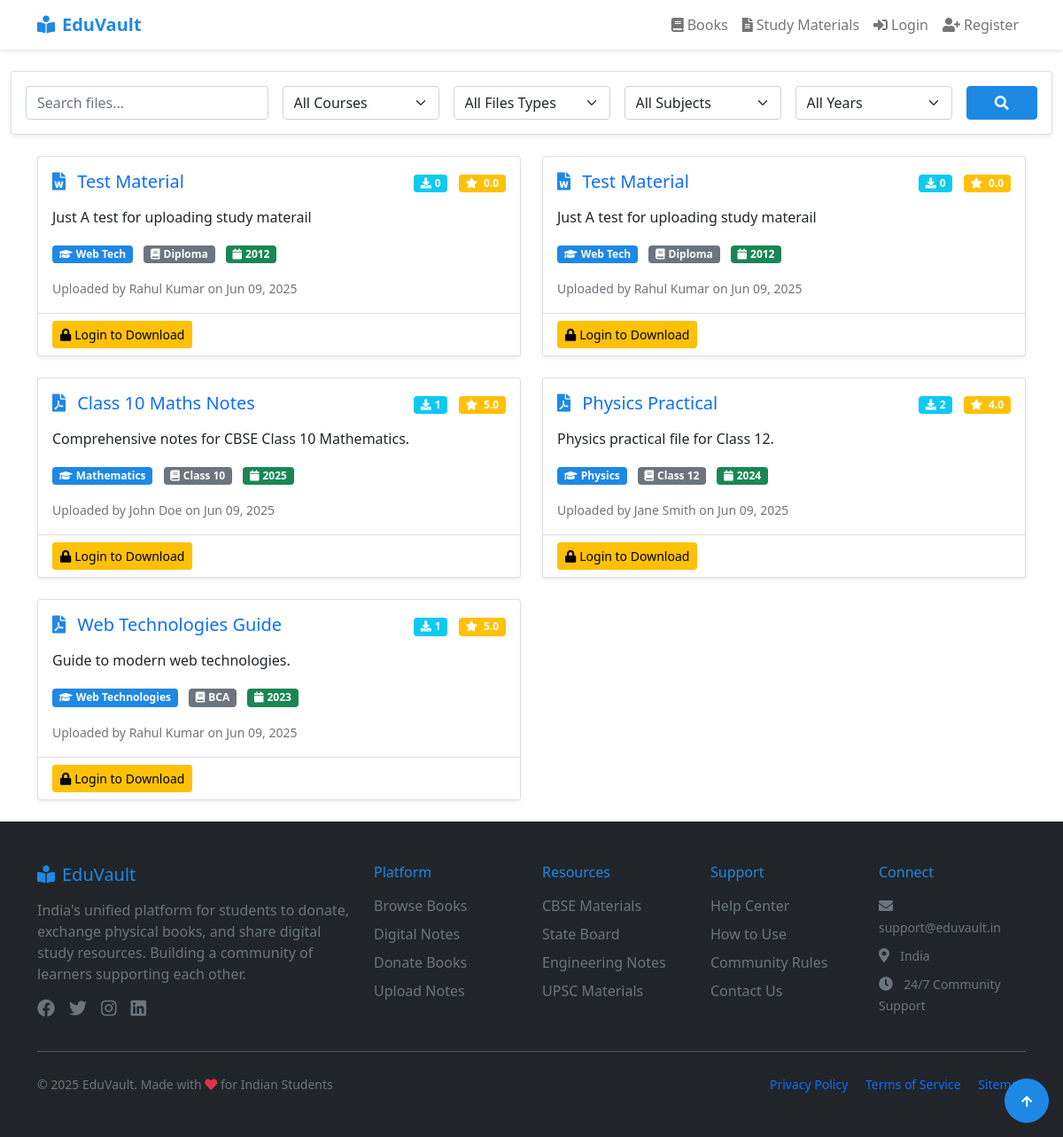
/files/list.php, run on the app's committed database.
### tables this page shows
CREATE TABLE `digital_files` (
  `id` int(11) NOT NULL,
  `user_id` int(11) DEFAULT NULL,
  `title` varchar(255) DEFAULT NULL,
  `description` text DEFAULT NULL,
  `file_path` varchar(255) DEFAULT NULL,
  `subject` varchar(100) DEFAULT NULL,
  `course` varchar(100) DEFAULT NULL,
  `year` varchar(10) DEFAULT NULL,
  `file_type` varchar(20) DEFAULT NULL,
  `upload_date` timestamp NOT NULL DEFAULT current_timestamp()
);

CREATE TABLE `users` (
  `id` int(11) NOT NULL,
  `name` varchar(100) NOT NULL,
  `email` varchar(100) NOT NULL,
  `password` varchar(255) NOT NULL,
  `location` varchar(100) DEFAULT NULL,
  `phone` varchar(15) DEFAULT NULL,
  `status` enum('blocked','active') NOT NULL DEFAULT 'active',
  `created_at` timestamp NOT NULL DEFAULT current_timestamp(),
  `last_active` timestamp NULL DEFAULT current_timestamp(),
  `latitude` decimal(10,8) DEFAULT NULL,
  `longitude` decimal(11,8) DEFAULT NULL
);

### includes/functions.php (called while the page is built, shortened)
<?php
function getFileIcon($file_type)
{
    switch ($file_type) {
        case "pdf":
            return "pdf";
        case "docx":
            return "word";
    }
}
?>

### includes/session.php (called while the page is built, shortened)
<?php
function isLoggedIn() {
    return isset($_SESSION['user_id']);
}
?>

### files/list.php (the view, shortened to what this page needs)
<?php
require_once '../includes/db_connect.php';
require_once '../includes/session.php';
require_once '../includes/header.php';
require_once '../includes/functions.php';
$search = isset($_GET['search']) ? mysqli_real_escape_string($mysqli, $_GET['search']) : '';
$where_conditions = ["1=1"];
$where_clause = implode(' AND ', $where_conditions);
$query = "SELECT f.*, u.name as uploader_name,
          (SELECT COUNT(*) FROM downloads WHERE file_id = f.id) as download_count,
          (SELECT AVG(rating) FROM file_feedback WHERE file_id = f.id) as avg_rating
          FROM digital_files f
          JOIN users u ON f.user_id = u.id
          WHERE $where_clause
          ORDER BY f.upload_date DESC";
$result = mysqli_query($mysqli, $query);
?>
<div class="container-fluid">
<div class="row mb-4">
    <div class="col-md-12">
        <div class="card shadow-sm">
            <div class="card-body">
                <form method="GET" class="row g-3">
                    <div class="col-md-3">
                        <input type="text" name="search" class="form-control"
                               placeholder="Search files..." value="<?php echo htmlspecialchars($search); ?>">
                    </div>
                    <div class="col-md-2">
                        <select name="course" class="form-select">
                            <option value="">All Courses</option>
                        </select>
                    </div>
                    <div class="col-md-2">
                        <select name="fileType" class="form-select">
                            <option value="">All Files Types</option>
                        </select>
                    </div>
                    <div class="col-md-2">
                        <select name="subject" class="form-select">
                            <option value="">All Subjects</option>
                        </select>
                    </div>
                    <div class="col-md-2">
                        <select name="year" class="form-select">
                            <option value="">All Years</option>
                        </select>
                    </div>
                    <div class="col-md-1">
                        <button type="submit" class="btn btn-primary w-100">
                            <i class="fas fa-search"></i>
                        </button>
                    </div>
                </form>
            </div>
        </div>
    </div>
</div>
</div>
<div class="container-md">
    <div class="row">
        <?php if (mysqli_num_rows($result) > 0): ?>
            <?php while ($file = mysqli_fetch_assoc($result)):?>
                <div class="col-md-6 mb-4">
                    <div class="card h-100 shadow-sm">
                        <div class="card-body">
                            <div class="d-flex justify-content-between align-items-start">
                                <h5 class="card-title mb-3">
                                    <a href="view.php?id=<?php echo $file['id']; ?>" class="text-decoration-none">
                                        <i class="fas fa-file-<?php echo getFileIcon(strtolower($file['file_type'])); ?> me-2 text-primary"></i>
                                        <?php echo htmlspecialchars($file['title']); ?>
                                    </a>
                                </h5>
                                <div>
                                    <span class="badge bg-info me-2">
                                        <i class="fas fa-download me-1"></i><?php echo $file['download_count']; ?>
                                    </span>
                                    <span class="badge bg-warning">
                                        <i class="fas fa-star me-1"></i>
                                        <?php echo number_format($file['avg_rating'] ?: 0, 1); ?>
                                    </span>
                                </div>
                            </div>
                            <p class="card-text"><?php echo nl2br(htmlspecialchars($file['description'])); ?></p>
                            <div class="mb-3">
                                <span class="badge bg-primary me-2">
                                    <i class="fas fa-graduation-cap me-1"></i><?php echo htmlspecialchars($file['subject']); ?>
                                </span>
                                <span class="badge bg-secondary me-2">
                                    <i class="fas fa-book me-1"></i><?php echo htmlspecialchars($file['course']); ?>
                                </span>
                                <span class="badge bg-success">
                                    <i class="fas fa-calendar me-1"></i><?php echo $file['year']; ?>
                                </span>
                            </div>
                            <small class="text-muted">
                                Uploaded by <?php echo htmlspecialchars($file['uploader_name']); ?>
                                on <?php echo date('M d, Y', strtotime($file['upload_date'])); ?>
                            </small>
                        </div>
                        <div class="card-footer bg-white">
                            <?php if (isLoggedIn()): ?>
                                <a href="download.php?id=<?php echo $file['id']; ?>" class="btn btn-success btn-sm">
                                    <i class="fas fa-download me-1"></i>Download
                                </a>
                            <?php else: ?>
                                <a href="../login.php" class="btn btn-warning btn-sm">
                                    <i class="fas fa-lock me-1"></i>Login to Download
                                </a>
                            <?php endif; ?>
                        </div>
                    </div>
                </div>
            <?php endwhile; ?>
        <?php endif; ?>
    </div>
</div>
<?php require_once '../includes/footer.php'; ?>

### includes/header.php (style rules this page uses)
:root { --primary-color: #1e88e5; --primary-dark: #1565c0; --secondary-color: #757575; --success-color: #43a047; --warning-color: #fdd835; --danger-color: #e53935; }
.btn-primary { background-color: var(--primary-color); border-color: var(--primary-color); }
.text-primary { color: var(--primary-color) !important; }
.bg-primary { background-color: var(--primary-color) !important; }

### data on the page
digital_files: title "Test Material", download_count "0", avg_rating "0.0", description "Just A test for uploading study materail", subject "Web Tech", course "Diploma", year "2012", user.name "Rahul Kumar", upload_date "Jun 09, 2025"
digital_files: title "Test Material", download_count "0", avg_rating "0.0", description "Just A test for uploading study materail", subject "Web Tech", course "Diploma", year "2012", user.name "Rahul Kumar", upload_date "Jun 09, 2025"
digital_files: title "Class 10 Maths Notes", download_count "1", avg_rating "5.0", description "Comprehensive notes for CBSE Class 10 Mathematics.", subject "Mathematics", course "Class 10", year "2025", user.name "John Doe", upload_date "Jun 09, 2025"
digital_files: title "Physics Practical", download_count "2", avg_rating "4.0", description "Physics practical file for Class 12.", subject "Physics", course "Class 12", year "2024", user.name "Jane Smith", upload_date "Jun 09, 2025"
digital_files: title "Web Technologies Guide", download_count "1", avg_rating "5.0", description "Guide to modern web technologies.", subject "Web Technologies", course "BCA", year "2023", user.name "Rahul Kumar", upload_date "Jun 09, 2025"
